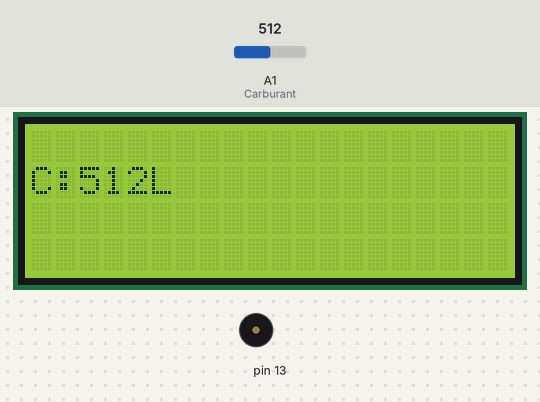
A sketch run on a simulated Arduino Uno, built with avr-gcc and run on an emulated ATmega328P. Parts: 20×4 character LCD, buzzer (waves = sounding). The inputs (shaded band) are chosen by the test bench; at power-on: A1 (Carburant) = 512.

Above: at 1.2 s.
1.3 s: A1 (Carburant) set to 53
At 2.7 s:
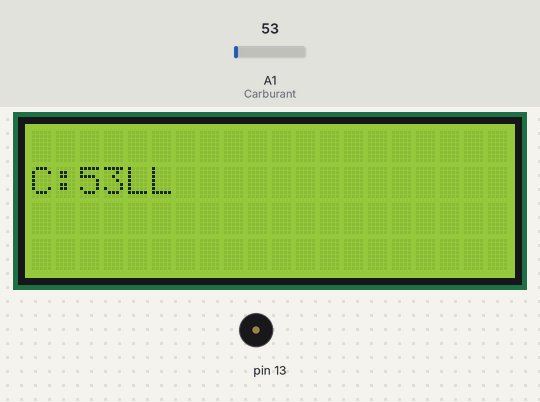
3.5 s: A1 (Carburant) set to 47
At 4.14 s:
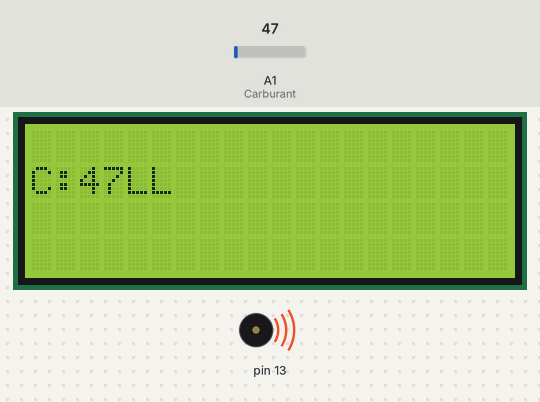
7.6 s: A1 (Carburant) set to 11
At 8.6 s:
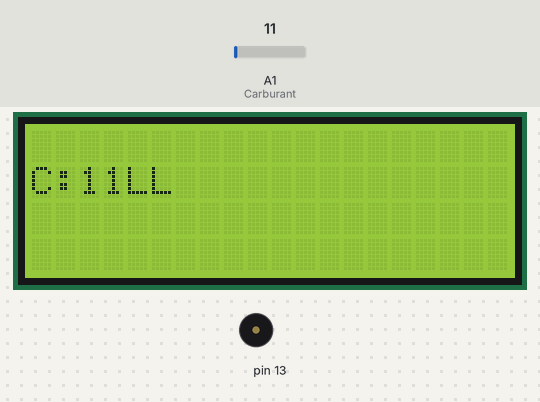
9.7 s: A1 (Carburant) set to 8
At 10.9 s:
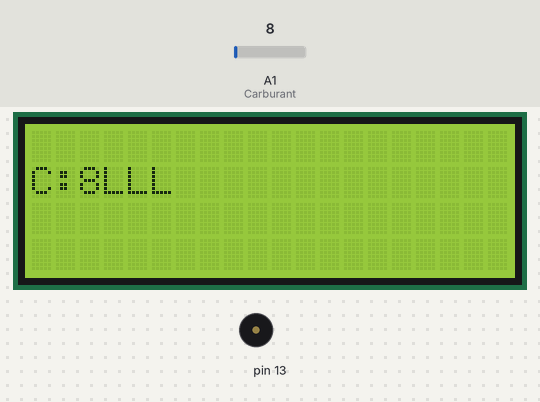
Timing chart, 0 to 14.6 s (numbered marks = the images above; inputs shaded):
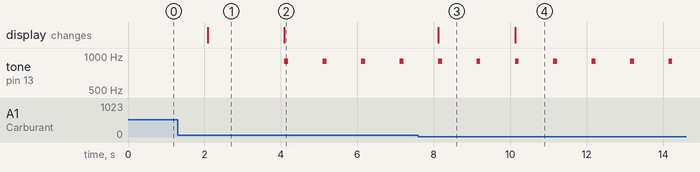

The sketch:

Code_capteur_carburant.ino
```cpp
#include <LiquidCrystal_I2C.h>

LiquidCrystal_I2C lcd(0x27, 20, 4);
#define  alarme 2
#define Carburant A1


void setup() {
  lcd.init();
  lcd.backlight();

  pinMode(13, OUTPUT);
  pinMode(A0,INPUT);


}
void loop() {


   int C = analogRead(Carburant);
  lcd.setCursor(0, 1); //
  lcd.print("C:");
  lcd.print(C);
  lcd.print("L");


  if (C < 50) {
    tone(13,900,100);

  }
  delay(1000);
}
```

Measured:
- the behaviour switches between 50 and 49 on A1 (Carburant) (found by bisection; images 1 and 2)
- the behaviour switches between 10 and 9 on A1 (Carburant) (found by bisection; images 3 and 4)
- after the input at 1.3 s, the display: changes after 0.78 s (image 1)
- after the input at 3.5 s, tone on pin 13: alternates 900 Hz for 0.10 s and silent for 0.91 s, starting after 0.59 s; the display: changes after 0.59 s (image 2)
- after the input at 7.6 s, the display: changes after 0.52 s (image 3)
- after the input at 9.7 s, the display: changes after 0.43 s (image 4)
